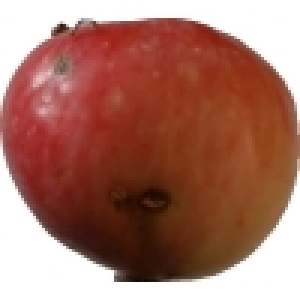
#> input picture CITRA APEL/Apel 1.jpg, 100 x 100 px, found by its file name (shown 3 times larger); its folder holds only this picture in this run
$ jupyter execute --allow-errors 2318019_SATRIYAARYAPRATAMA_EKSTRAKSI_FITUR_WARNA_APEL.ipynb
#> lines starting #> are read from the running program, lines starting #| are printed output that depends on the picture; after the words box and inside, x2 and y2 are one past the last pixel; in counts of white or black regions, pixels touching at a corner belong together; long printed decimals are rounded
[cell 1]
from google.colab import drive
drive.mount("/content/drive", force_remount=True)

[cell 2]
import os

folder_path = '/content/drive/MyDrive/COMVIS/CITRA APEL'

os.chdir(folder_path)

for file_name in os.listdir(folder_path):
    print(f"Nama File: {file_name}")

[cell 3]
import cv2
import os
import numpy as np
import pandas as pd

# Path dataset
folder_path = '/content/drive/MyDrive/COMVIS/CITRA APEL'

features = []
image_names = []
labels = []

for filename in os.listdir(folder_path):
    img_path = os.path.join(folder_path, filename)

    img = cv2.imread(img_path)
#> img is the input picture: shape (100, 100, 3); mean B, G, R 102.6, 116, 167.1

    if img is None:
        print(f"Gagal membaca: {filename}")
        continue

    # Konversi ke RGB
    img_rgb = cv2.cvtColor(img, cv2.COLOR_BGR2RGB)

    # =========================
    # 🔥 MASKING (BUANG BACKGROUND TERANG)
    # =========================
    # Ambil pixel yang bukan putih/terang
    mask = np.logical_and(
        img_rgb[:, :, 0] < 240,
        img_rgb[:, :, 1] < 240
    )
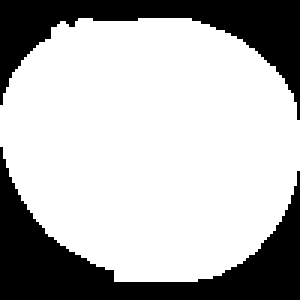
#> mask: shape (100, 100) bool (shown 3 times larger); 71.1% white; 2 black regions, box (x1, y1, x2, y2) and area: (0, 49, 100, 100) 1620, (0, 0, 100, 40) 1268

    # Ambil hanya area apel
    r = img_rgb[:, :, 0][mask]
#> r = 7112 values, max 239 at index 228, min 22 at index 7091, mean 131.5
    g = img_rgb[:, :, 1][mask]
#> g = 7112 values, max 233 at index 24, min 7 at index 5124, mean 59.79
    b = img_rgb[:, :, 2][mask]
#> b = 7112 values, max 230 at index 6889, min 0 at index 5032, mean 41.15

    # Cegah error jika mask kosong
    if len(r) == 0:
        print(f"Mask gagal pada: {filename}")
        continue

    # Hitung mean warna
    mean_r = np.mean(r)
#> mean_r = 131.5
    mean_g = np.mean(g)
#> mean_g = 59.79
    mean_b = np.mean(b)
#> mean_b = 41.15

    # =========================
    # 🔥 LABEL DENGAN THRESHOLD
    # =========================
    if (mean_r - mean_g) > 20:
        label = "merah"
    elif (mean_g - mean_r) > 20:
        label = "hijau"
    else:
        label = "kuning"

    # =========================
    # 🔥 DEBUG PRINT
    # =========================
    print(f"{filename} -> R:{mean_r:.2f}, G:{mean_g:.2f}, B:{mean_b:.2f} => {label}")
#| Apel 1.jpg -> R:131.52, G:59.79, B:41.15 => merah

    # Simpan data
    features.append([mean_r, mean_g, mean_b])
    image_names.append(filename)
    labels.append(label)

# =========================
# BUAT DATAFRAME
# =========================
df = pd.DataFrame(features, columns=['R_mean', 'G_mean', 'B_mean'])
#> df = table of 1 rows and 3 columns
df['Nama_File'] = image_names
df['Label'] = labels

print("\n📊 HASIL EKSTRAKSI:")
print(df)
#|       R_mean     G_mean     B_mean   Nama_File  Label
#| 0  131.521  59.793  41.154  Apel 1.jpg  merah

[cell 4]
import pandas as pd

# Buat DataFrame
df = pd.DataFrame(features, columns=['R_mean', 'G_mean', 'B_mean'])

# Tambahkan kolom nama file & label
df['Nama_File'] = image_names
df['Label'] = labels

# Simpan ke CSV
csv_path = '/content/drive/MyDrive/COMVIS/CITRA APEL/fitur_apel.csv'
df.to_csv(csv_path, index=False)

print("Data berhasil disimpan ke CSV")
print(df.head())
#|       R_mean     G_mean     B_mean   Nama_File  Label
#| 0  131.521  59.793  41.154  Apel 1.jpg  merah


$ run again, on CITRA APEL/Apel 6.jpg
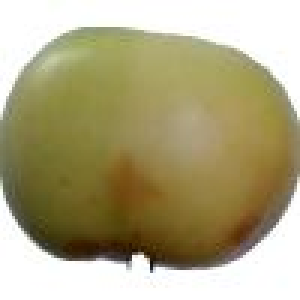
#> input picture CITRA APEL/Apel 6.jpg, 100 x 100 px, found by its file name (shown 3 times larger)
#> img is the input picture: shape (100, 100, 3); mean B, G, R 129.9, 166.4, 174.6
#> `mask = np.logical_and( img_rgb[:, :, 0] < 240, img_rgb[:, :, 1] < 240 )`:
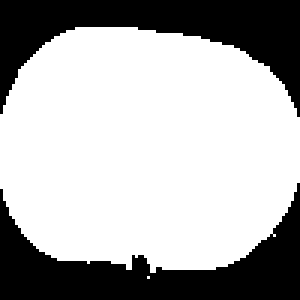
#> mask: shape (100, 100) bool (shown 3 times larger); 68.3% white; 2 black regions, box (x1, y1, x2, y2) and area: (0, 61, 100, 100) 1589, (0, 0, 100, 39) 1582
#> r = 6829 values, max 239 at index 50, min 19 at index 6748, mean 137.7
#> g = 6829 values, max 239 at index 92, min 12 at index 6748, mean 125.6
#> b = 6829 values, max 242 at index 6828, min 0 at index 6130, mean 72.54
#> mean_r = 137.7
#> mean_g = 125.6
#> mean_b = 72.54
#| Apel 6.jpg -> R:137.66, G:125.56, B:72.54 => kuning
#> df = table of 1 rows and 3 columns
#|        R_mean     G_mean     B_mean   Nama_File   Label
#| 0  137.664  125.557  72.544  Apel 6.jpg  kuning
#|        R_mean     G_mean     B_mean   Nama_File   Label
#| 0  137.664  125.557  72.544  Apel 6.jpg  kuning

$ run again, on CITRA APEL/Apel 7.jpg
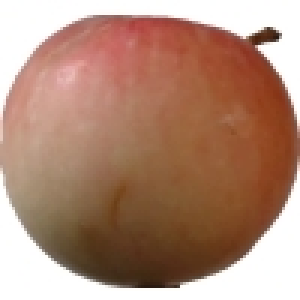
#> input picture CITRA APEL/Apel 7.jpg, 100 x 100 px, found by its file name (shown 3 times larger)
#> img is the input picture: shape (100, 100, 3); mean B, G, R 119.6, 138.7, 176.6
#> `mask = np.logical_and( img_rgb[:, :, 0] < 240, img_rgb[:, :, 1] < 240 )`:
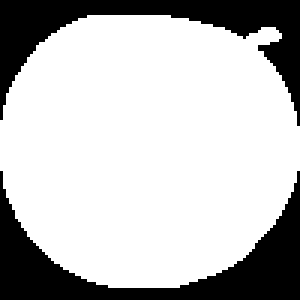
#> mask: shape (100, 100) bool (shown 3 times larger); 74.8% white; 2 black regions, box (x1, y1, x2, y2) and area: (0, 57, 100, 100) 1327, (0, 0, 100, 42) 1196
#> r = 7477 values, max 239 at index 4503, min 41 at index 430, mean 150.2
#> g = 7477 values, max 236 at index 7422, min 26 at index 7467, mean 99.8
#> b = 7477 values, max 231 at index 7422, min 10 at index 423, mean 74.3
#> mean_r = 150.2
#> mean_g = 99.8
#> mean_b = 74.3
#| Apel 7.jpg -> R:150.20, G:99.80, B:74.30 => merah
#> df = table of 1 rows and 3 columns
#|        R_mean     G_mean     B_mean   Nama_File  Label
#| 0  150.199  99.804  74.301  Apel 7.jpg  merah
#|        R_mean     G_mean     B_mean   Nama_File  Label
#| 0  150.199  99.804  74.301  Apel 7.jpg  merah

$ run again, on CITRA APEL/Apel 10.jpg
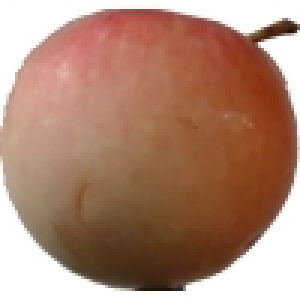
#> input picture CITRA APEL/Apel 10.jpg, 100 x 100 px, found by its file name (shown 3 times larger)
#> img is the input picture: shape (100, 100, 3); mean B, G, R 115.9, 135.2, 174.5
#> `mask = np.logical_and( img_rgb[:, :, 0] < 240, img_rgb[:, :, 1] < 240 )`:
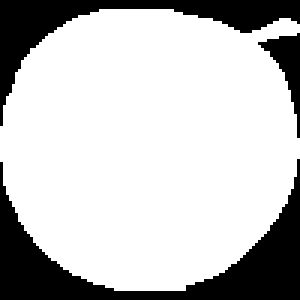
#> mask: shape (100, 100) bool (shown 3 times larger); 76.5% white; 3 black regions, box (x1, y1, x2, y2) and area: (0, 53, 100, 100) 1321, (0, 0, 100, 42) 859, (86, 11, 100, 46) 170
#> r = 7650 values, max 239 at index 7268, min 27 at index 7640, mean 149.8
#> g = 7650 values, max 235 at index 7146, min 16 at index 7639, mean 98.68
#> b = 7650 values, max 230 at index 7146, min 7 at index 419, mean 73.62
#> mean_r = 149.8
#> mean_g = 98.68
#> mean_b = 73.62
#| Apel 10.jpg -> R:149.81, G:98.68, B:73.62 => merah
#> df = table of 1 rows and 3 columns
#|       R_mean    G_mean     B_mean    Nama_File  Label
#| 0  149.809  98.682  73.623  Apel 10.jpg  merah
#|       R_mean    G_mean     B_mean    Nama_File  Label
#| 0  149.809  98.682  73.623  Apel 10.jpg  merah
